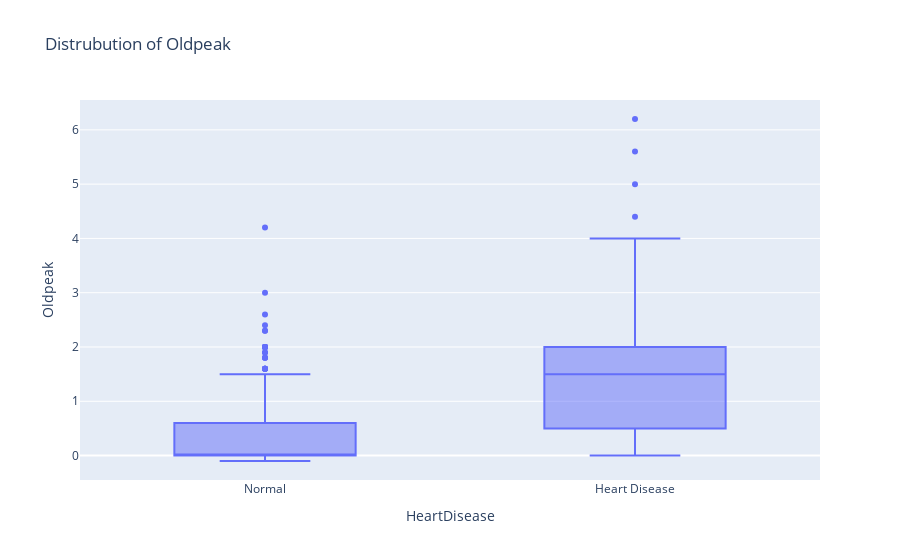

Here is the notebook cell this chart was saved with:
### Code cell
fig = px.box(train_set,y="Oldpeak",x="HeartDisease",title=f"Distrubution of Oldpeak")
fig.show()

### Figure 1 — Plotly figure (JSON) as saved in the notebook; plotly's stock layout.template omitted (floating-point values rounded to 4 significant figures; data arrays with more than 128 entries replaced by an {"elided": "..."} marker saying what was removed)
{"data": [{"alignmentgroup": "True", "hovertemplate": "HeartDisease=%{x}<br>Oldpeak=%{y}<extra></extra>", "legendgroup": "", "marker": {"color": "#636efa"}, "name": "", "notched": false, "offsetgroup": "", "orientation": "v", "showlegend": false, "type": "box", "x": {"elided": "598 str values"}, "x0": " ", "xaxis": "x", "y": {"elided": "598 float values"}, "y0": " ", "yaxis": "y"}], "layout": {"boxmode": "group", "legend": {"tracegroupgap": 0}, "title": {"text": "Distrubution of Oldpeak"}, "xaxis": {"anchor": "y", "domain": [0, 1], "title": {"text": "HeartDisease"}}, "yaxis": {"anchor": "x", "domain": [0, 1], "title": {"text": "Oldpeak"}}}}
